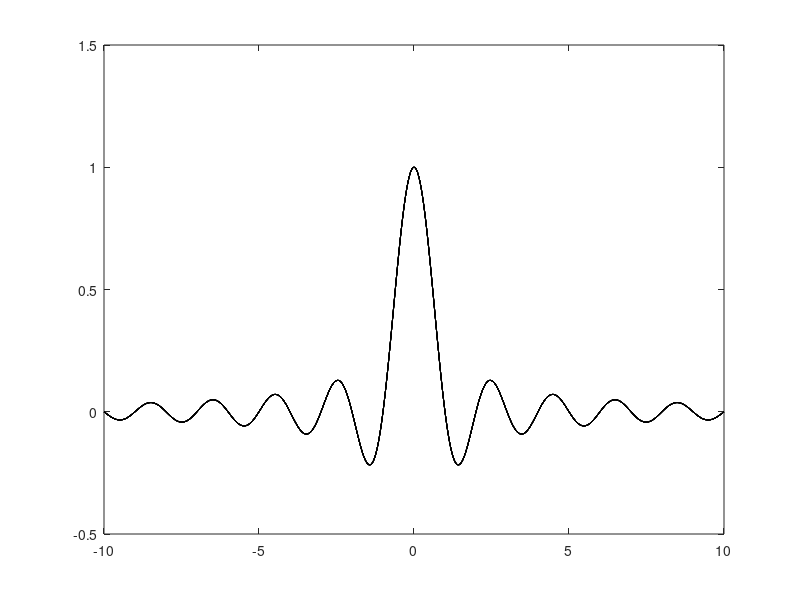

MATLAB code to generate this figure:

x=-10:0.01:10;
y=sinc(x);
axis off;
for i=1:10
  plot(x,y+(i*1e-5),"k");
  hold on;
endfor
im = print(gcf, '-RGBImage');
tcolor = [255 255 255];
alpha=255*(1-(im(:,:,1)==tcolor(1)).*(im(:,:,2)==tcolor(2)).*(im(:,:,3)==tcolor(3)));
##imwrite(im, 'sinc_curve.png', 'Alpha', alpha);
